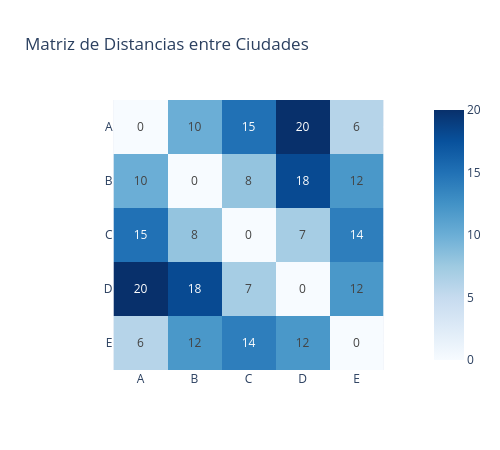

Notebook code cell kept with this figure:
### Markdown cell above
## Ejemplo: TSP de 5 ciudades

### Code cell
cities = ['A', 'B', 'C', 'D', 'E']
n_cities = len(cities)
dist_matrix = np.array([
    [ 0, 10, 15, 20,  6],
    [10,  0,  8, 18, 12],
    [15,  8,  0,  7, 14],
    [20, 18,  7,  0, 12],
    [ 6, 12, 14, 12,  0]
])

df_dist = pd.DataFrame(dist_matrix, index=cities, columns=cities)
print('Matriz de distancias:')
display(df_dist)

fig_heat = px.imshow(
    dist_matrix, x=cities, y=cities,
    text_auto=True, color_continuous_scale='Blues',
    title='Matriz de Distancias entre Ciudades'
)
fig_heat.update_layout(width=500, height=450)
fig_heat.show()

### Figure 1 — Plotly figure (JSON) as saved in the notebook; plotly's stock layout.template omitted (floating-point values rounded to 4 significant figures)
{"data": [{"coloraxis": "coloraxis", "hovertemplate": "x: %{x}<br>y: %{y}<br>color: %{z}<extra></extra>", "name": "0", "texttemplate": "%{z}", "type": "heatmap", "x": ["A", "B", "C", "D", "E"], "xaxis": "x", "y": ["A", "B", "C", "D", "E"], "yaxis": "y", "z": [[0, 10, 15, 20, 6], [10, 0, 8, 18, 12], [15, 8, 0, 7, 14], [20, 18, 7, 0, 12], [6, 12, 14, 12, 0]]}], "layout": {"coloraxis": {"autocolorscale": false, "colorscale": [[0, "rgb(247,251,255)"], [0.125, "rgb(222,235,247)"], [0.25, "rgb(198,219,239)"], [0.375, "rgb(158,202,225)"], [0.5, "rgb(107,174,214)"], [0.625, "rgb(66,146,198)"], [0.75, "rgb(33,113,181)"], [0.875, "rgb(8,81,156)"], [1, "rgb(8,48,107)"]]}, "height": 450, "title": {"text": "Matriz de Distancias entre Ciudades"}, "width": 500, "xaxis": {"anchor": "y", "constrain": "domain", "domain": [0, 1], "scaleanchor": "y"}, "yaxis": {"anchor": "x", "autorange": "reversed", "constrain": "domain", "domain": [0, 1]}}}
